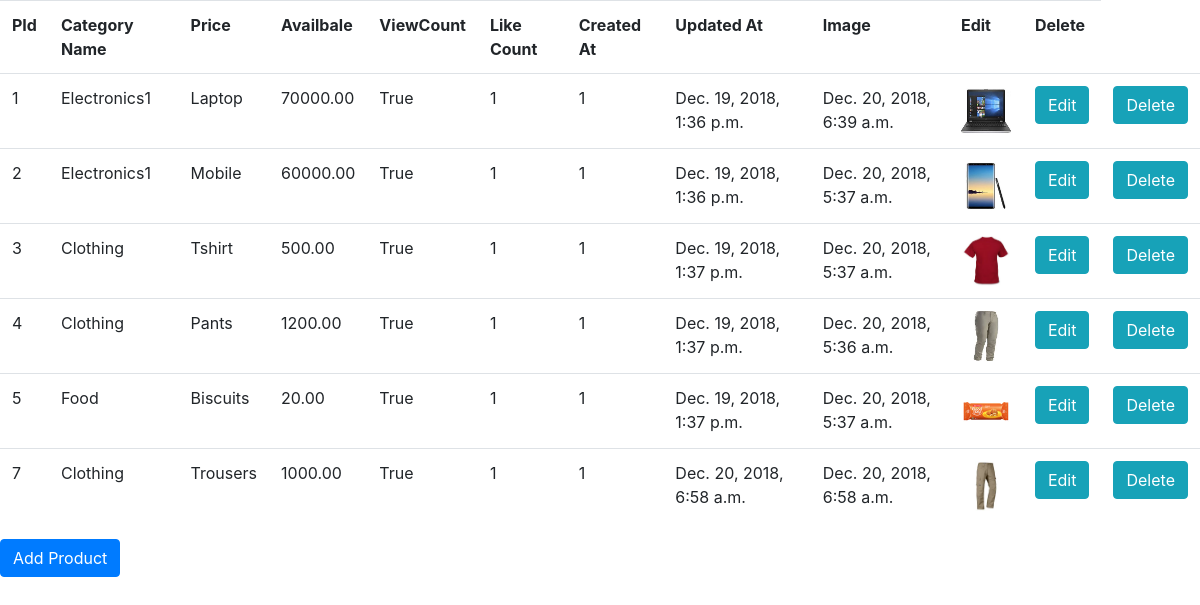
/shopping/Product_index/, run on the app's committed database.
### shopping/models.py (models this page shows, shortened)
class Product(models.Model):
    pid = models.AutoField(primary_key=True)
    catid = models.ForeignKey(Category, on_delete=models.CASCADE)
    pname = models.CharField(max_length=100, db_index=True)
    price = models.DecimalField(max_digits=10, decimal_places=2)
    available = models.BooleanField(default=True)
    vcnt= models.IntegerField(default=1)
    lcnt= models.IntegerField(default=1)
    created_at = models.DateTimeField(auto_now_add=True)
    updated_at = models.DateTimeField(auto_now=True)
    image = models.FileField(upload_to='product_media', blank=True, null=True)

class Category(models.Model):
    catid = models.AutoField(primary_key=True)
    cname = models.CharField(max_length=150)
    created_at = models.DateTimeField(auto_now_add=True)
    updated_at = models.DateTimeField(auto_now=True)
    def __str__(self):
        return self.cname

### shopping/views.py (the view)
# urls.py: path('Product_index/',Product_index),
def Product_index(request):
    context = {}
    context['pro'] = Product.objects.all()
    return render(request, "Product_index.html", context)

### shopping/templates/product_index.html
{% extends "base.html" %}
{% block content %}
<table class="table table-sripped">
    <tr><th>PId</th><th>Category Name</th><th>Price</th><th>Availbale</th><th>ViewCount</th><th>Like Count</th><th>Created At</th><th>Updated At</th><th>Image</th><th> Edit</th><th>Delete</th></tr>
  {% for p1 in pro %}
  <tr>
    <td> {{p1.pid}}</td>    <td> {{p1.catid}}</td>    <td> {{p1.pname}}</td> <td> {{p1.price}}</td>    <td> {{p1.available}}</td>    <td> {{p1.vcnt}}</td>
    <td> {{p1.lcnt}}</td>    <td> {{p1.created_at}}</td> <td> {{p1.updated_at}} </td>
    <td><img src='{{p1.image.url}}' height='50' width='50'></td>
    <td> <a href="/shopping/edit_product/?pid={{p1.pid}}"><input class="btn btn-info" type="button" value="Edit"> </a></td>
    <td> <a href="/shopping/delete_product/?pid={{p1.pid}}"><input class="btn btn-info" type="button" value="Delete"> </a></td>
  </tr>
  {% endfor %}
</table>
<a href="/shopping/add_product/"><button class="btn btn-primary">Add Product</button></a>
{%endblock%}

### shopping/templates/base.html (shortened to what this page needs)
{%load staticfiles%}
<!DOCTYPE html>
<html lang="en" dir="ltr">
  <head>
    <link rel="stylesheet" href="https://stackpath.bootstrapcdn.com/bootstrap/4.1.3/css/bootstrap.min.css">
  </head>
{% block content%}
{%endblock%}
</html>

### data on the page
Product: pid "1", catid "Electronics1", pname "Laptop", price "70000.00", available "True", vcnt "1", lcnt "1", created_at "Dec. 19, 2018, 1:36 p.m.", updated_at "Dec. 20, 2018, 6:39 a.m.", image (picture)
Product: pid "2", catid "Electronics1", pname "Mobile", price "60000.00", available "True", vcnt "1", lcnt "1", created_at "Dec. 19, 2018, 1:36 p.m.", updated_at "Dec. 20, 2018, 5:37 a.m.", image (picture)
Product: pid "3", catid "Clothing", pname "Tshirt", price "500.00", available "True", vcnt "1", lcnt "1", created_at "Dec. 19, 2018, 1:37 p.m.", updated_at "Dec. 20, 2018, 5:37 a.m.", image (picture)
Product: pid "4", catid "Clothing", pname "Pants", price "1200.00", available "True", vcnt "1", lcnt "1", created_at "Dec. 19, 2018, 1:37 p.m.", updated_at "Dec. 20, 2018, 5:36 a.m.", image (picture)
Product: pid "5", catid "Food", pname "Biscuits", price "20.00", available "True", vcnt "1", lcnt "1", created_at "Dec. 19, 2018, 1:37 p.m.", updated_at "Dec. 20, 2018, 5:37 a.m.", image (picture)
Product: pid "7", catid "Clothing", pname "Trousers", price "1000.00", available "True", vcnt "1", lcnt "1", created_at "Dec. 20, 2018, 6:58 a.m.", updated_at "Dec. 20, 2018, 6:58 a.m.", image (picture)
